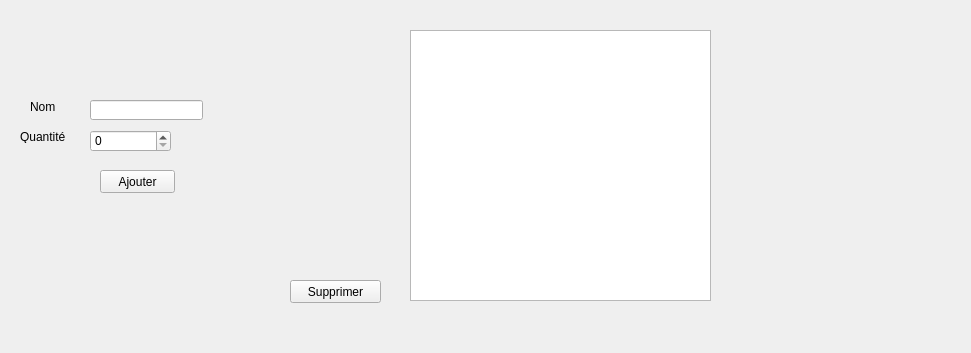
<?xml version="1.0" encoding="UTF-8"?>
<ui version="4.0">
 <class>articles</class>
 <widget class="QWidget" name="articles">
  <property name="geometry">
   <rect>
    <x>0</x>
    <y>0</y>
    <width>971</width>
    <height>353</height>
   </rect>
  </property>
  <property name="windowTitle">
   <string>Form</string>
  </property>
  <widget class="QTableView" name="tableView">
   <property name="geometry">
    <rect>
     <x>410</x>
     <y>30</y>
     <width>301</width>
     <height>271</height>
    </rect>
   </property>
  </widget>
  <widget class="QLineEdit" name="txt_Nom">
   <property name="geometry">
    <rect>
     <x>90</x>
     <y>100</y>
     <width>113</width>
     <height>20</height>
    </rect>
   </property>
  </widget>
  <widget class="QLabel" name="label">
   <property name="geometry">
    <rect>
     <x>30</x>
     <y>100</y>
     <width>47</width>
     <height>13</height>
    </rect>
   </property>
   <property name="text">
    <string>Nom</string>
   </property>
  </widget>
  <widget class="QLabel" name="label_2">
   <property name="geometry">
    <rect>
     <x>20</x>
     <y>130</y>
     <width>47</width>
     <height>13</height>
    </rect>
   </property>
   <property name="text">
    <string>Quantité</string>
   </property>
  </widget>
  <widget class="QPushButton" name="pushButton_2">
   <property name="geometry">
    <rect>
     <x>290</x>
     <y>280</y>
     <width>91</width>
     <height>23</height>
    </rect>
   </property>
   <property name="text">
    <string>Supprimer</string>
   </property>
  </widget>
  <widget class="QSpinBox" name="spinBox">
   <property name="geometry">
    <rect>
     <x>90</x>
     <y>130</y>
     <width>81</width>
     <height>22</height>
    </rect>
   </property>
  </widget>
  <widget class="QPushButton" name="pushButton">
   <property name="geometry">
    <rect>
     <x>100</x>
     <y>170</y>
     <width>75</width>
     <height>23</height>
    </rect>
   </property>
   <property name="text">
    <string>Ajouter</string>
   </property>
  </widget>
 </widget>
 <resources/>
 <connections/>
</ui>
